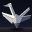

Source code (Python):
"""One big origami crane, standing on a dark table — a still.

Nothing in the ledger is folded paper. This piece is the opposite of the last
few: no motion, no glow, no creature anatomy — just flat facets, hard creases
and value. A single sheet's worth of shapes fills the whole panel: keel body,
neck rising to a bent head and a sharp beak, a tail blade swept up-right, the
far wing behind and the near wing in front.

Everything is drawn as polygons with ONE fold line each. The fold splits the
polygon into a lit facet and a shaded facet, and the fold itself is scored a
shade darker. That is the entire lighting model — at 32px, paper reads as
paper because adjacent facets of one object have different values, not because
of gradients.

Designed as a still (art/crane.png). It ships to the wall through /paint
rather than /image because this unit's image-upload path renders blank (see the
lumen skill). The stroke order is the folding: ground first, then body, neck,
head, beak, tail, far wing, and the near wing spreading last — then a final
pass that scores every crease and catches every lit edge.

Run (perform):  .venv\\Scripts\\python.exe art\\crane.py [delay_seconds]
Run (preview):  .venv\\Scripts\\python.exe art\\crane.py preview  -> art\\crane.png
"""

import json
import math
import sys
import urllib.request

SIZE = 32
SS = 3                      # supersampling per axis, for clean diagonal folds

# ---------------------------------------------------------------- palette ---
PAPER_HI = (250, 246, 236)      # near wing, neck front, head — full light
PAPER_MID = (203, 202, 200)     # body front, tail top
PAPER_LO = (143, 148, 164)      # turned-away facets, cool
PAPER_DEEP = (92, 99, 124)      # keel underside
# the far wing sits a whole step further back than everything else, so that it
# never competes with the tail blade crossing the same corner of the panel
FAR_HI = (112, 119, 142)
FAR_LO = (72, 78, 100)

BG_TOP = (11, 13, 24)
BG_LOW = (23, 26, 44)
# the wall stays cool and the table runs warm, so white paper sits between the
# two temperatures and reads whiter than either
TABLE = (58, 52, 62)
TABLE_FAR = (25, 22, 31)
SHADOW = (11, 9, 14)

TABLE_Y = 26.8                  # horizon; the keel tip stands just in front of it

# ------------------------------------------------------------- geometry ----
# body kite
BT, BL, BR, BB = (16.0, 13.6), (10.3, 17.6), (21.6, 17.2), (16.6, 28.4)
BODY = [BL, BT, BR, BB]
KEEL = [(13.6, 23.0), (19.2, 22.4), BB]

NECK = [(12.9, 17.4), (8.5, 5.9), (11.2, 5.0), (16.2, 16.4)]
HEAD = [(8.2, 6.4), (11.3, 5.2), (10.5, 2.3), (7.3, 3.5)]
BEAK = [(7.6, 3.9), (2.3, 5.5), (7.9, 6.4)]

TAIL = [(18.6, 15.4), (28.6, 6.6), (29.4, 9.2), (20.6, 17.6)]
WINGR = [(18.6, 16.4), (30.6, 14.4), (29.4, 18.0), (19.6, 22.0)]
WINGL = [(14.2, 15.6), (1.2, 11.6), (2.6, 15.4), (11.6, 23.4)]

# the near wing's own edges, used for the contact shadow it drops on the body
WL_ROOT = ((11.6, 23.4), (14.2, 15.6))
WL_TRAIL = ((2.6, 15.4), (11.6, 23.4))

# painter's order, bottom first: the body hides the roots of neck/tail/far wing,
# the near wing lies over the body, head and beak cap the neck.
PARTS = [
    dict(name="tail", poly=TAIL, fold=((19.4, 16.2), (29.0, 8.0)),
         lit_at=(24.0, 10.0), lit=PAPER_MID, shade=PAPER_LO,
         lights=[((18.6, 15.4), (28.6, 6.6), 0.30, 0.55)]),
    dict(name="wingR", poly=WINGR, fold=((19.5, 17.6), (29.8, 15.9)),
         lit_at=(25.0, 15.2), lit=FAR_HI, shade=FAR_LO,
         lights=[((18.6, 16.4), (30.6, 14.4), 0.34, 0.55)]),
    dict(name="neck", poly=NECK, fold=((14.5, 17.0), (9.85, 5.45)),
         lit_at=(10.5, 10.0), lit=PAPER_HI, shade=PAPER_LO,
         lights=[((12.9, 17.4), (8.5, 5.9), 0.16, 0.45)]),
    dict(name="body", poly=BODY, fold=(BT, BB),
         lit_at=(13.5, 19.0), lit=PAPER_MID, shade=PAPER_LO,
         lights=[(BL, BT, 0.26, 0.5)]),
    # the keel carries the body's centre fold straight down, and is scored
    # again across the top where the underside folds up into the hull
    dict(name="keel", poly=KEEL, fold=(BT, BB),
         lit_at=(14.6, 25.0), lit=PAPER_DEEP, shade=(68, 74, 96),
         creases=[(BT, BB), ((13.6, 23.0), (19.2, 22.4))], lights=[]),
    dict(name="wingL", poly=WINGL, fold=((13.5, 18.5), (2.0, 13.5)),
         lit_at=(6.0, 12.8), lit=PAPER_HI, shade=PAPER_MID,
         lights=[((14.2, 15.6), (1.2, 11.6), 0.34, 0.55)]),
    dict(name="head", poly=HEAD, fold=((7.4, 4.6), (10.9, 3.4)),
         lit_at=(9.0, 3.0), lit=PAPER_HI, shade=PAPER_MID, lights=[]),
    dict(name="beak", poly=BEAK, fold=((7.8, 5.0), (2.3, 5.4)),
         lit_at=(6.0, 4.3), lit=PAPER_HI, shade=PAPER_LO,
         lights=[((7.7, 3.8), (2.3, 5.4), 0.30, 0.45)]),
]

CREASE_W = 0.42                 # half-width of a scored fold, in pixels
CREASE_F = 0.74                 # how much a crease darkens its facet


# --------------------------------------------------------------- helpers ---
def lerp(a, b, t):
    return tuple(a[i] + (b[i] - a[i]) * t for i in range(3))


def scale(c, f):
    return tuple(max(0.0, min(255.0, v * f)) for v in c)


def hx(c):
    return "#{:02x}{:02x}{:02x}".format(*(max(0, min(255, round(v))) for v in c))


def inside(pt, poly):
    x, y = pt
    hit = False
    n = len(poly)
    for i in range(n):
        x0, y0 = poly[i]
        x1, y1 = poly[(i + 1) % n]
        if (y0 > y) != (y1 > y):
            if x < x0 + (y - y0) * (x1 - x0) / (y1 - y0):
                hit = not hit
    return hit


def cross(pt, seg):
    (x0, y0), (x1, y1) = seg
    return (x1 - x0) * (pt[1] - y0) - (y1 - y0) * (pt[0] - x0)


def seg_dist(pt, seg):
    (x0, y0), (x1, y1) = seg
    dx, dy = x1 - x0, y1 - y0
    L2 = dx * dx + dy * dy
    t = 0.0 if L2 == 0 else max(0.0, min(1.0, ((pt[0] - x0) * dx + (pt[1] - y0) * dy) / L2))
    return math.hypot(pt[0] - (x0 + t * dx), pt[1] - (y0 + t * dy))


def mottle(x, y):
    """Deterministic paper tooth, +/- 3.5% — keeps the flats off plastic."""
    h = (int(x * 512) * 73856093) ^ (int(y * 512) * 19349663)
    return 0.965 + ((h >> 7) % 8) / 100.0


# fold sides are resolved against a reference point on the lit facet, so the
# sign convention never has to be reasoned about per part
for p in PARTS:
    p["lit_sign"] = 1.0 if (p["fold"] is None or cross(p["lit_at"], p["fold"]) >= 0) else -1.0
    p.setdefault("creases", [p["fold"]] if p["fold"] else [])


# ---------------------------------------------------------------- shading ---
def background(x, y):
    if y >= TABLE_Y:
        # the table catches the light where it meets the wall and falls away
        # toward the viewer, so the crane's shadow has something to sit in
        t = min(1.0, (y - TABLE_Y) / 5.0)
        c = lerp(TABLE, TABLE_FAR, t ** 0.8)
        d = math.hypot((x - 16.3) / 9.0, (y - 28.9) / 2.3)
        if d < 1.0:
            c = lerp(SHADOW, c, min(1.0, d * d))
        return c
    return lerp(BG_TOP, BG_LOW, max(0.0, min(1.0, y / TABLE_Y)) ** 1.4)


def part_at(pt):
    for p in reversed(PARTS):
        if inside(pt, p["poly"]):
            return p
    return None


def sample(x, y, scored):
    """Colour of one subpixel. `scored` toggles creases + lit edges."""
    p = part_at((x, y))
    if p is None:
        return background(x, y)

    if p["fold"] is None or cross((x, y), p["fold"]) * p["lit_sign"] >= 0:
        c = p["lit"]
    else:
        c = p["shade"]
    c = scale(c, mottle(x, y))

    # the near wing drops a contact shadow on whatever it overlaps
    if p["name"] != "wingL":
        d = min(seg_dist((x, y), WL_ROOT), seg_dist((x, y), WL_TRAIL))
        if d < 1.9 and inside((x, y), [(14.2, 15.6), (1.2, 11.6), (2.6, 15.4),
                                       (11.6, 23.4), (16.0, 24.5)]) is False:
            if x < 17.0 and 14.0 < y < 26.0:
                c = scale(c, 0.66 + 0.34 * (d / 1.9))

    if not scored:
        return c

    if any(seg_dist((x, y), s) < CREASE_W for s in p["creases"]):
        c = scale(c, CREASE_F)
    for a, b, strength, w in p["lights"]:
        if seg_dist((x, y), (a, b)) < w:
            c = lerp(c, (255, 253, 246), strength)
    return c


def render(scored):
    grid = {}
    off = [(k + 0.5) / SS - 0.5 for k in range(SS)]
    for y in range(SIZE):
        for x in range(SIZE):
            acc = [0.0, 0.0, 0.0]
            for dy in off:
                for dx in off:
                    c = sample(x + dx, y + dy, scored)
                    for i in range(3):
                        acc[i] += c[i]
            n = SS * SS
            grid[(x, y)] = tuple(v / n for v in acc)
    return grid


def region_map():
    """Which part owns each pixel, by its centre — drives the reveal order."""
    return {(x, y): (part_at((x + 0.5, y + 0.5)) or {}).get("name", "bg")
            for y in range(SIZE) for x in range(SIZE)}


# ----------------------------------------------------------------- strokes --
def build_strokes():
    flat = render(False)
    final = render(True)
    owner = region_map()
    steps = []

    def take(names, key):
        px = [p for p in owner if owner[p] in names]
        px.sort(key=key)
        for p in px:
            steps.append((p[0], p[1], flat[p]))

    def serp(p):
        return (p[1], p[0] if p[1] % 2 == 0 else -p[0])

    # 1. the room, then the table it stands on
    take({"bg"}, lambda p: serp(p) if p[1] < TABLE_Y else (99, 0))
    take({"bg"}, lambda p: (0, 0) if p[1] < TABLE_Y else serp(p))

    # 2. the fold, part by part, each one root -> tip
    take({"body"}, lambda p: (p[1], -abs(p[0] - 16)))
    take({"keel"}, lambda p: (p[1], p[0]))
    take({"neck"}, lambda p: (-p[1], p[0]))
    take({"head"}, lambda p: (-p[1], p[0]))
    take({"beak"}, lambda p: (-p[0], p[1]))
    take({"tail"}, lambda p: (p[0] - p[1], p[1]))
    take({"wingR"}, lambda p: (p[0], p[1]))
    take({"wingL"}, lambda p: (-p[0], p[1]))

    # 3. score every crease and catch every lit edge, outward from the body
    detail = [p for p in owner if final[p] != flat[p]]
    detail.sort(key=lambda p: math.hypot(p[0] - 16, p[1] - 19))
    for p in detail:
        steps.append((p[0], p[1], final[p]))

    return steps, final


# ----------------------------------------------------------------- output ---
def render_preview(final, path):
    from PIL import Image
    img = Image.new("RGB", (SIZE, SIZE), (0, 0, 0))
    px = img.load()
    for (x, y), c in final.items():
        px[x, y] = tuple(max(0, min(255, round(v))) for v in c)
    img.save(path)
    img.resize((SIZE * 12, SIZE * 12), Image.NEAREST).save(path.replace(".png", "-big.png"))
    print(f"wrote {path}")


if __name__ == "__main__":
    steps, final = build_strokes()
    print(f"{len(steps)} strokes")

    if len(sys.argv) > 1 and sys.argv[1] == "preview":
        render_preview(final, "art/crane.png")
        raise SystemExit

    delay = float(sys.argv[1]) if len(sys.argv) > 1 else 0.018
    payload = {"pixels": [[x, y, hx(c)] for x, y, c in steps], "delay": delay, "clear": True}
    req = urllib.request.Request(
        "http://127.0.0.1:7788/paint",
        data=json.dumps(payload).encode(),
        headers={"content-type": "application/json"},
        method="POST",
    )
    with urllib.request.urlopen(req, timeout=30) as resp:
        print(resp.read().decode())
    print(f"{len(steps)} strokes queued at {delay}s")
